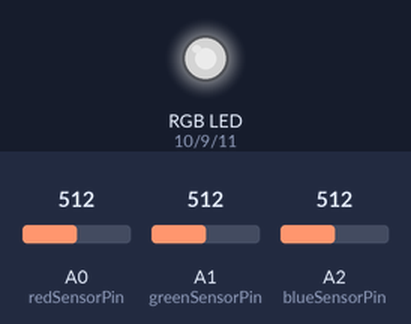
This sketch was run on a simulated Arduino Uno, built with avr-gcc and run on an emulated ATmega328P. Shown: an RGB LED mixed from three pins (HIGH = lit). Inputs (shaded band) come from the test bench; at power-on: A0 (redSensorPin) = 512, A1 (greenSensorPin) = 512, A2 (blueSensorPin) = 512. Dim RGB values are drawn brighter than linear.

Above: at 1.2 s.
1.3 s: A0 (redSensorPin) set to 716
At 2.4 s:
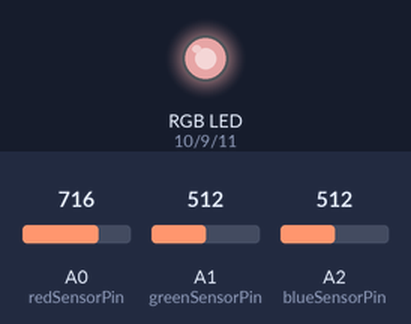
2.8 s: A1 (greenSensorPin) set to 716
At 3.2 s:
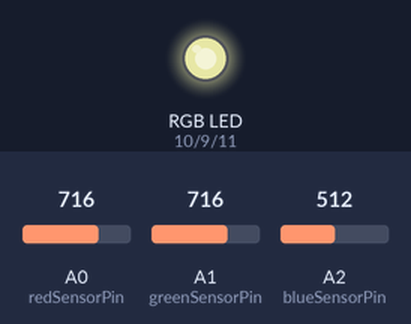
4.3 s: A2 (blueSensorPin) set to 716
At 5.5 s:
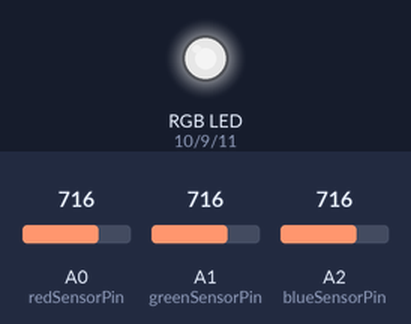
5.8 s: A0 (redSensorPin) set to 900
At 7.0 s:
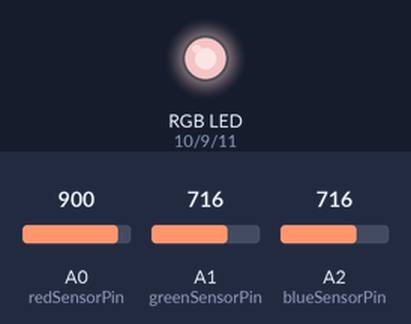
7.3 s: A1 (greenSensorPin) set to 900
At 8.0 s:
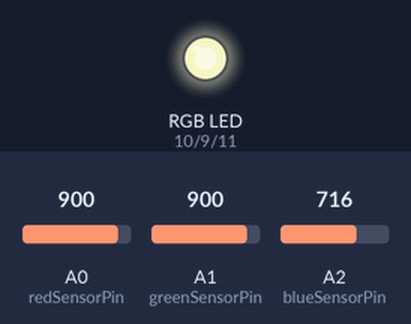
8.8 s: A2 (blueSensorPin) set to 900
At 10.0 s:
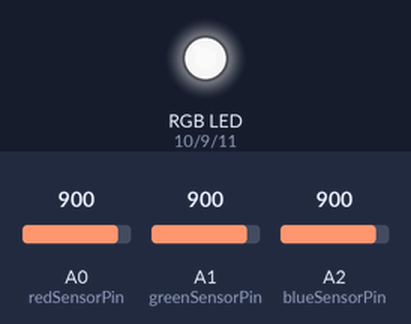
Timing chart, 0 to 11.3 s (numbered marks = the images above; inputs shaded):
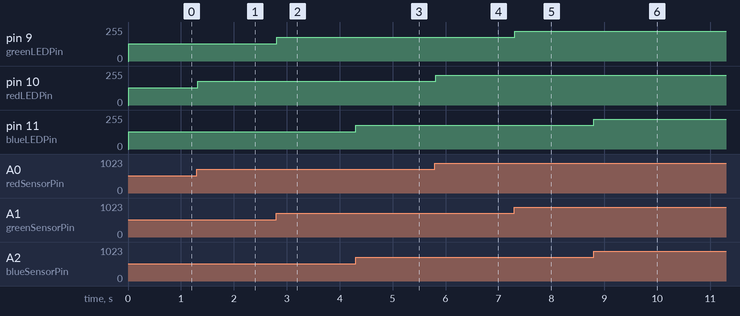

The sketch:

color-mixing-lamp.ino
```cpp
// Input pins
const int redSensorPin = A0;
const int greenSensorPin = A1;
const int blueSensorPin = A2;

// Output pins
const int greenLEDPin = 9;
const int redLEDPin = 10;
const int blueLEDPin = 11;

// Sensor readings
int redSensorValue = 0;
int greenSensorValue = 0;
int blueSensorValue = 0;

// Output values
int redValue = 0;
int greenValue = 0;
int blueValue = 0;

void setup() {
  // Begin serial communication at 9600bps
  Serial.begin(9600);

  // Set LED pins as outputs
  pinMode(redLEDPin, OUTPUT);
  pinMode(greenLEDPin, OUTPUT);
  pinMode(blueLEDPin, OUTPUT);
}

void loop() {
  // Read and store sensor values
  redSensorValue = analogRead(redSensorPin);
  delay(5);
  greenSensorValue = analogRead(greenSensorPin);
  delay(5);
  blueSensorValue = analogRead(blueSensorPin);

  // Convert sensor values to output values
  redValue = redSensorValue/4;
  greenValue = greenSensorValue/4;
  blueValue = blueSensorValue/4;

  // Set LED light levels
  analogWrite(redLEDPin, redValue);
  analogWrite(greenLEDPin, greenValue);
  analogWrite(blueLEDPin, blueValue);
}
```

Measured:
- after the input at 1.3 s, pin 10 (redLEDPin): 128/255 → 179/255 at once
- after the input at 2.8 s, pin 9 (greenLEDPin): 128/255 → 179/255 at once
- after the input at 4.3 s, pin 11 (blueLEDPin): 128/255 → 179/255 at once
- after the input at 5.8 s, pin 10 (redLEDPin): 179/255 → 225/255 at once
- after the input at 7.3 s, pin 9 (greenLEDPin): 179/255 → 225/255 at once
- after the input at 8.8 s, pin 11 (blueLEDPin): 179/255 → 225/255 at once
